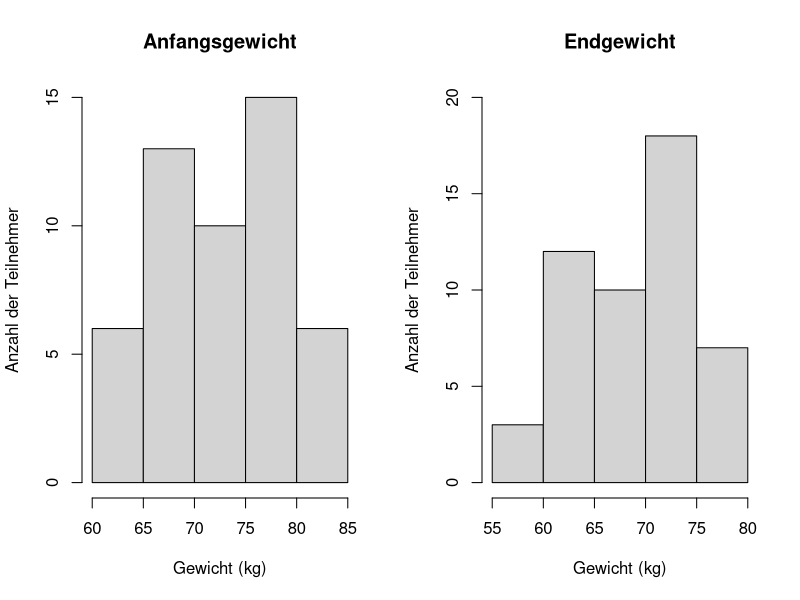
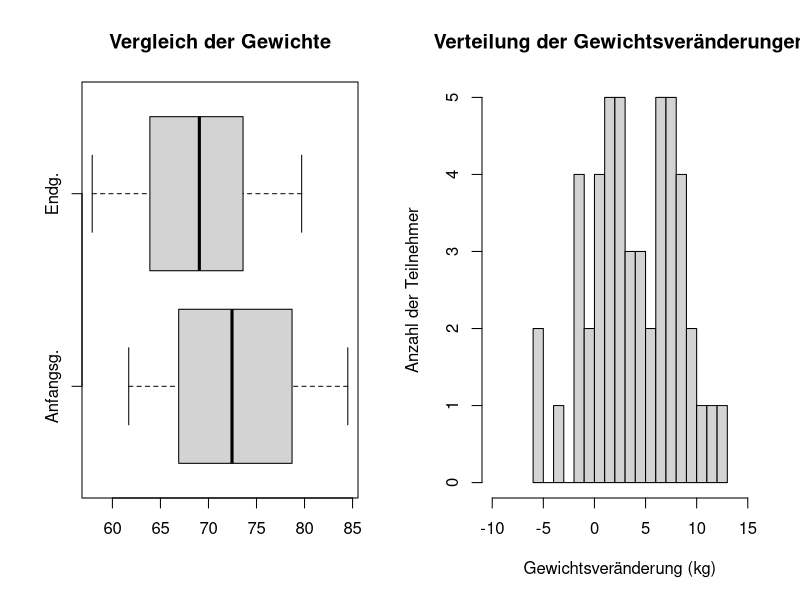
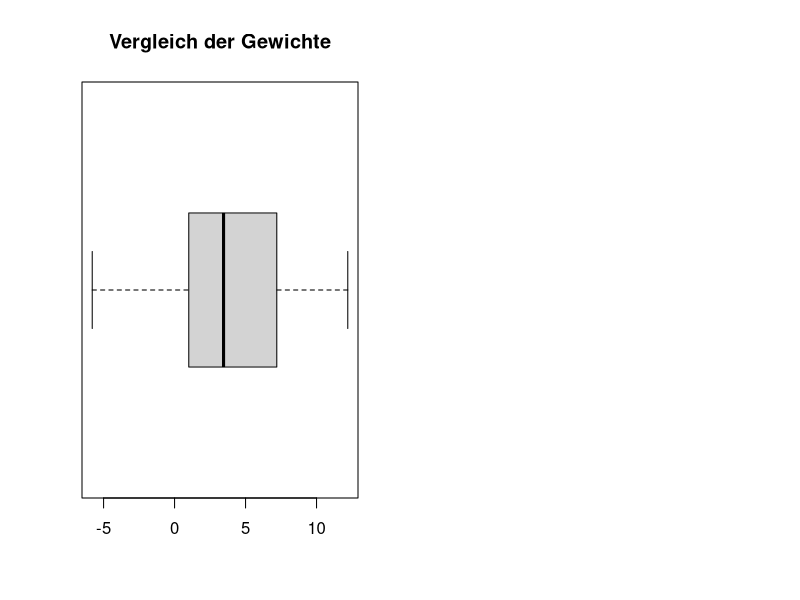

These figures' R source, in order:
## ---- chunk 1
rohdaten = read.table("wi23b095.txt", header = TRUE, sep = ",")
## ---- chunk 2
summary(rohdaten)
## ---- chunk 3
rohdaten_clean = subset(rohdaten, complete.cases(rohdaten))
## ---- chunk 4
summary(rohdaten_clean$anfang)
summary(rohdaten_clean$ende)
## ---- chunk 5
sd(rohdaten_clean$anfang)
sd(rohdaten_clean$ende)
## ---- chunk 6
par(mfrow = c(1,2))
hist(rohdaten_clean$anfang, main = "Anfangsgewicht",
xlab = "Gewicht (kg)", ylab = "Anzahl der Teilnehmer")
hist(rohdaten_clean$ende, main = "Endgewicht",
xlab = "Gewicht (kg)", ylab = "Anzahl der Teilnehmer",  ylim = c(0, 20))
## ---- chunk 7
boxplot(rohdaten_clean$anfang, rohdaten_clean$ende,
names = c("Anfangsg.", "Endg."),
main = "Vergleich der Gewichte", horizontal = TRUE)
## ---- chunk 8
rohdaten_clean$veränderung = rohdaten_clean$anfang - rohdaten_clean$ende
summary(rohdaten_clean$veränderung)
## ---- chunk 9
sd(rohdaten_clean$veränderung)
## ---- chunk 10
hist(rohdaten_clean$veränderung, 
     main = "Verteilung der Gewichtsveränderungen", 
     xlab = "Gewichtsveränderung (kg)",
     ylab = "Anzahl der Teilnehmer",
     breaks = seq(-6, 13, by = 1),
     xlim = c(-10, 15)
     )
## ---- chunk 11
boxplot(rohdaten_clean$veränderung, names = c("Gewichtsdifferenz"),
main = "Vergleich der Gewichte", horizontal = TRUE)
## ---- chunk 12
shapiro.test(rohdaten_clean$anfang - rohdaten_clean$ende)
## ---- chunk 13
t.test(rohdaten_clean$anfang, rohdaten_clean$ende, paired = TRUE)
